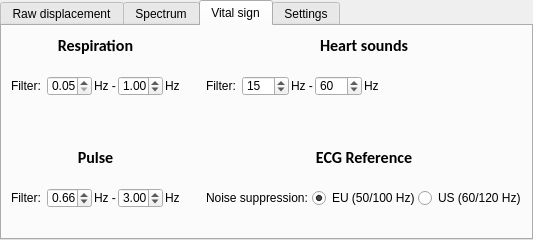
         <widget class="QTabWidget" name="tabWidget">
          <property name="sizePolicy">
           <sizepolicy hsizetype="Expanding" vsizetype="Expanding">
            <horstretch>0</horstretch>
            <verstretch>0</verstretch>
           </sizepolicy>
          </property>
          <property name="currentIndex">
           <number>2</number>
          </property>
          <widget class="QWidget" name="tab_1">
           <property name="sizePolicy">
            <sizepolicy hsizetype="Expanding" vsizetype="Expanding">
             <horstretch>0</horstretch>
             <verstretch>0</verstretch>
            </sizepolicy>
           </property>
           <attribute name="title">
            <string>Raw displacement</string>
           </attribute>
           <layout class="QGridLayout" name="gridLayout_8">
            <item row="0" column="0">
             <layout class="QHBoxLayout" name="horizontalLayout_3">
              <property name="spacing">
               <number>10</number>
              </property>
              <item>
               <widget class="PlotWidget" name="plot_displacement" native="true">
                <property name="sizePolicy">
                 <sizepolicy hsizetype="Expanding" vsizetype="Expanding">
                  <horstretch>0</horstretch>
                  <verstretch>0</verstretch>
                 </sizepolicy>
                </property>
               </widget>
              </item>
             </layout>
            </item>
           </layout>
          </widget>
          <widget class="QWidget" name="tab_2">
           <attribute name="title">
            <string>Spectrum</string>
           </attribute>
           <layout class="QHBoxLayout" name="horizontalLayout_11">
            <item>
             <layout class="QHBoxLayout" name="horizontalLayout_9">
              <item>
               <widget class="PlotWidget" name="plot_spectrum" native="true"/>
              </item>
             </layout>
            </item>
           </layout>
          </widget>
          <widget class="QWidget" name="tab_3">
           <attribute name="title">
            <string>Vital sign</string>
           </attribute>
           <layout class="QHBoxLayout" name="horizontalLayout_2">
            <item>
             <layout class="QGridLayout" name="gridLayout_2">
              <property name="verticalSpacing">
               <number>20</number>
              </property>
              <item row="6" column="2">
               <widget class="PlotWidget" name="plot_ecg" native="true"/>
              </item>
              <item row="2" column="2">
               <widget class="PlotWidget" name="plot_heartsounds" native="true"/>
              </item>
              <item row="6" column="0">
               <widget class="PlotWidget" name="plot_pulse" native="true"/>
              </item>
              <item row="2" column="0">
               <widget class="PlotWidget" name="plot_breath" native="true"/>
              </item>
              <item row="0" column="2">
               <widget class="QLabel" name="label_15">
                <property name="maximumSize">
                 <size>
                  <width>16777215</width>
                  <height>25</height>
                 </size>
                </property>
                <property name="font">
                 <font>
                  <family>Calibri</family>
                  <pointsize>12</pointsize>
                  <weight>75</weight>
                  <bold>true</bold>
                 </font>
                </property>
                <property name="text">
                 <string>Heart sounds</string>
                </property>
                <property name="alignment">
                 <set>Qt::AlignCenter</set>
                </property>
               </widget>
              </item>
              <item row="4" column="0">
               <widget class="QLabel" name="label_13">
                <property name="maximumSize">
                 <size>
                  <width>16777215</width>
                  <height>25</height>
                 </size>
                </property>
                <property name="font">
                 <font>
                  <family>Calibri</family>
                  <pointsize>12</pointsize>
                  <weight>75</weight>
                  <bold>true</bold>
                 </font>
                </property>
                <property name="text">
                 <string>Pulse</string>
                </property>
                <property name="alignment">
                 <set>Qt::AlignCenter</set>
                </property>
               </widget>
              </item>
              <item row="4" column="2">
               <widget class="QLabel" name="label_28">
                <property name="maximumSize">
                 <size>
                  <width>16777215</width>
                  <height>25</height>
                 </size>
                </property>
                <property name="font">
                 <font>
                  <family>Calibri</family>
                  <pointsize>12</pointsize>
                  <weight>75</weight>
                  <bold>true</bold>
                 </font>
                </property>
                <property name="text">
                 <string>ECG Reference</string>
                </property>
                <property name="alignment">
                 <set>Qt::AlignCenter</set>
                </property>
               </widget>
              </item>
              <item row="0" column="0">
               <widget class="QLabel" name="label_12">
                <property name="maximumSize">
                 <size>
                  <width>16777215</width>
                  <height>25</height>
                 </size>
                </property>
                <property name="font">
                 <font>
                  <family>Calibri</family>
                  <pointsize>12</pointsize>
                  <weight>75</weight>
                  <bold>true</bold>
                 </font>
                </property>
                <property name="text">
                 <string>Respiration</string>
                </property>
                <property name="alignment">
                 <set>Qt::AlignCenter</set>
                </property>
               </widget>
              </item>
              <item row="1" column="0">
               <layout class="QHBoxLayout" name="horizontalLayout_13">
                <property name="spacing">
                 <number>2</number>
                </property>
                <item>
                 <widget class="QLabel" name="label_16">
                  <property name="maximumSize">
                   <size>
                    <width>16777215</width>
                    <height>20</height>
                   </size>
                  </property>
                  <property name="text">
                   <string>Filter: </string>
                  </property>
                 </widget>
                </item>
                <item>
                 <widget class="QDoubleSpinBox" name="spin_fc_min_breath">
                  <property name="minimumSize">
                   <size>
                    <width>45</width>
                    <height>0</height>
                   </size>
                  </property>
                  <property name="maximumSize">
                   <size>
                    <width>16777215</width>
                    <height>20</height>
                   </size>
                  </property>
                  <property name="decimals">
                   <number>2</number>
                  </property>
                  <property name="minimum">
                   <double>0.050000000000000</double>
                  </property>
                  <property name="maximum">
                   <double>100.000000000000000</double>
                  </property>
                  <property name="singleStep">
                   <double>0.100000000000000</double>
                  </property>
                  <property name="value">
                   <double>0.050000000000000</double>
                  </property>
                 </widget>
                </item>
                <item>
                 <widget class="QLabel" name="label_17">
                  <property name="maximumSize">
                   <size>
                    <width>16777215</width>
                    <height>20</height>
                   </size>
                  </property>
                  <property name="text">
                   <string>Hz -</string>
                  </property>
                 </widget>
                </item>
                <item>
                 <widget class="QDoubleSpinBox" name="spin_fc_max_breath">
                  <property name="minimumSize">
                   <size>
                    <width>45</width>
                    <height>0</height>
                   </size>
                  </property>
                  <property name="maximumSize">
                   <size>
                    <width>16777215</width>
                    <height>20</height>
                   </size>
                  </property>
                  <property name="decimals">
                   <number>2</number>
                  </property>
                  <property name="minimum">
                   <double>0.050000000000000</double>
                  </property>
                  <property name="maximum">
                   <double>100.000000000000000</double>
                  </property>
                  <property name="singleStep">
                   <double>0.100000000000000</double>
                  </property>
                  <property name="value">
                   <double>1.000000000000000</double>
                  </property>
                 </widget>
                </item>
                <item>
                 <widget class="QLabel" name="label_19">
                  <property name="maximumSize">
                   <size>
                    <width>16777215</width>
                    <height>20</height>
                   </size>
                  </property>
                  <property name="text">
                   <string>Hz</string>
                  </property>
                 </widget>
                </item>
                <item>
                 <spacer name="horizontalSpacer_5">
                  <property name="orientation">
                   <enum>Qt::Horizontal</enum>
                  </property>
                  <property name="sizeHint" stdset="0">
                   <size>
                    <width>40</width>
                    <height>20</height>
                   </size>
                  </property>
                 </spacer>
                </item>
               </layout>
              </item>
              <item row="5" column="0">
               <layout class="QHBoxLayout" name="horizontalLayout_14">
                <property name="spacing">
                 <number>2</number>
                </property>
                <item>
                 <widget class="QLabel" name="label_20">
                  <property name="maximumSize">
                   <size>
                    <width>16777215</width>
                    <height>20</height>
                   </size>
                  </property>
                  <property name="text">
                   <string>Filter: </string>
                  </property>
                 </widget>
                </item>
                <item>
                 <widget class="QDoubleSpinBox" name="spin_fc_min_pulse">
                  <property name="minimumSize">
                   <size>
                    <width>45</width>
                    <height>0</height>
                   </size>
                  </property>
                  <property name="maximumSize">
                   <size>
                    <width>16777215</width>
                    <height>20</height>
                   </size>
                  </property>
                  <property name="decimals">
                   <number>2</number>
                  </property>
                  <property name="minimum">
                   <double>0.050000000000000</double>
                  </property>
                  <property name="maximum">
                   <double>100.000000000000000</double>
                  </property>
                  <property name="singleStep">
                   <double>0.100000000000000</double>
                  </property>
                  <property name="value">
                   <double>0.660000000000000</double>
                  </property>
                 </widget>
                </item>
                <item>
                 <widget class="QLabel" name="label_24">
                  <property name="maximumSize">
                   <size>
                    <width>16777215</width>
                    <height>20</height>
                   </size>
                  </property>
                  <property name="text">
                   <string>Hz -</string>
                  </property>
                 </widget>
                </item>
                <item>
                 <widget class="QDoubleSpinBox" name="spin_fc_max_pulse">
                  <property name="minimumSize">
                   <size>
                    <width>45</width>
                    <height>0</height>
                   </size>
                  </property>
                  <property name="maximumSize">
                   <size>
                    <width>16777215</width>
                    <height>20</height>
                   </size>
                  </property>
                  <property name="decimals">
                   <number>2</number>
                  </property>
                  <property name="minimum">
                   <double>0.050000000000000</double>
                  </property>
                  <property name="maximum">
                   <double>100.000000000000000</double>
                  </property>
                  <property name="singleStep">
                   <double>0.100000000000000</double>
                  </property>
                  <property name="value">
                   <double>3.000000000000000</double>
                  </property>
                 </widget>
                </item>
                <item>
                 <widget class="QLabel" name="label_22">
                  <property name="maximumSize">
                   <size>
                    <width>16777215</width>
                    <height>20</height>
                   </size>
                  </property>
                  <property name="text">
                   <string>Hz</string>
                  </property>
                 </widget>
                </item>
                <item>
                 <spacer name="horizontalSpacer_6">
                  <property name="orientation">
                   <enum>Qt::Horizontal</enum>
                  </property>
                  <property name="sizeHint" stdset="0">
                   <size>
                    <width>40</width>
                    <height>20</height>
                   </size>
                  </property>
                 </spacer>
                </item>
               </layout>
              </item>
              <item row="1" column="2">
               <layout class="QHBoxLayout" name="horizontalLayout_15">
                <property name="spacing">
                 <number>2</number>
                </property>
                <item>
                 <widget class="QLabel" name="label_26">
                  <property name="maximumSize">
                   <size>
                    <width>16777215</width>
                    <height>20</height>
                   </size>
                  </property>
                  <property name="text">
                   <string>Filter: </string>
                  </property>
                 </widget>
                </item>
                <item>
                 <widget class="QDoubleSpinBox" name="spin_fc_min_heart">
                  <property name="minimumSize">
                   <size>
                    <width>45</width>
                    <height>0</height>
                   </size>
                  </property>
                  <property name="maximumSize">
                   <size>
                    <width>16777215</width>
                    <height>20</height>
                   </size>
                  </property>
                  <property name="decimals">
                   <number>0</number>
                  </property>
                  <property name="minimum">
                   <double>0.000000000000000</double>
                  </property>
                  <property name="maximum">
                   <double>100.000000000000000</double>
                  </property>
                  <property name="singleStep">
                   <double>1.000000000000000</double>
                  </property>
                  <property name="value">
                   <double>15.000000000000000</double>
                  </property>
                 </widget>
                </item>
                <item>
                 <widget class="QLabel" name="label_27">
                  <property name="maximumSize">
                   <size>
                    <width>16777215</width>
                    <height>20</height>
                   </size>
                  </property>
                  <property name="text">
                   <string>Hz -</string>
                  </property>
                 </widget>
                </item>
                <item>
                 <widget class="QDoubleSpinBox" name="spin_fc_max_heart">
                  <property name="minimumSize">
                   <size>
                    <width>45</width>
                    <height>0</height>
                   </size>
                  </property>
                  <property name="maximumSize">
                   <size>
                    <width>16777215</width>
                    <height>20</height>
                   </size>
                  </property>
                  <property name="decimals">
                   <number>0</number>
                  </property>
                  <property name="minimum">
                   <double>0.000000000000000</double>
                  </property>
                  <property name="maximum">
                   <double>100.000000000000000</double>
                  </property>
                  <property name="singleStep">
                   <double>1.000000000000000</double>
                  </property>
                  <property name="value">
                   <double>60.000000000000000</double>
                  </property>
                 </widget>
                </item>
                <item>
                 <widget class="QLabel" name="label_25">
                  <property name="maximumSize">
                   <size>
                    <width>16777215</width>
                    <height>20</height>
                   </size>
                  </property>
                  <property name="text">
                   <string>Hz</string>
                  </property>
                 </widget>
                </item>
                <item>
                 <spacer name="horizontalSpacer_7">
                  <property name="orientation">
                   <enum>Qt::Horizontal</enum>
                  </property>
                  <property name="sizeHint" stdset="0">
                   <size>
                    <width>40</width>
                    <height>20</height>
                   </size>
                  </property>
                 </spacer>
                </item>
               </layout>
              </item>
              <item row="0" column="1">
               <spacer name="horizontalSpacer_8">
                <property name="orientation">
                 <enum>Qt::Horizontal</enum>
                </property>
                <property name="sizeType">
                 <enum>QSizePolicy::Fixed</enum>
                </property>
                <property name="sizeHint" stdset="0">
                 <size>
                  <width>15</width>
                  <height>20</height>
                 </size>
                </property>
               </spacer>
              </item>
              <item row="3" column="1">
               <spacer name="verticalSpacer">
                <property name="orientation">
                 <enum>Qt::Vertical</enum>
                </property>
                <property name="sizeType">
                 <enum>QSizePolicy::Fixed</enum>
                </property>
                <property name="sizeHint" stdset="0">
                 <size>
                  <width>20</width>
                  <height>10</height>
                 </size>
                </property>
               </spacer>
              </item>
              <item row="5" column="2">
               <layout class="QHBoxLayout" name="horizontalLayout_16">
                <property name="spacing">
                 <number>2</number>
                </property>
                <item>
                 <widget class="QLabel" name="label_29">
                  <property name="maximumSize">
                   <size>
                    <width>16777215</width>
                    <height>20</height>
                   </size>
                  </property>
                  <property name="text">
                   <string>Noise suppression: </string>
                  </property>
                 </widget>
                </item>
                <item>
                 <widget class="QRadioButton" name="radio_fc_ecg_eu">
                  <property name="text">
                   <string>EU (50/100 Hz)</string>
                  </property>
                  <property name="checked">
                   <bool>true</bool>
                  </property>
                 </widget>
                </item>
                <item>
                 <widget class="QRadioButton" name="radio_fc_ecg_us">
                  <property name="text">
                   <string>US (60/120 Hz)</string>
                  </property>
                 </widget>
                </item>
                <item>
                 <spacer name="horizontalSpacer_9">
                  <property name="orientation">
                   <enum>Qt::Horizontal</enum>
                  </property>
                  <property name="sizeHint" stdset="0">
                   <size>
                    <width>40</width>
                    <height>20</height>
                   </size>
                  </property>
                 </spacer>
                </item>
               </layout>
              </item>
             </layout>
            </item>
           </layout>
          </widget>
          <widget class="QWidget" name="tab_4">
           <attribute name="title">
            <string>Settings</string>
           </attribute>
           <layout class="QGridLayout" name="gridLayout_11">
            <item row="0" column="0">
             <layout class="QVBoxLayout" name="verticalLayout_2">
              <item>
               <widget class="PlotWidget" name="plot_iq_time" native="true"/>
              </item>
              <item>
               <widget class="PlotWidget" name="plot_iq_ellipse" native="true"/>
              </item>
             </layout>
            </item>
           </layout>
          </widget>
         </widget>
